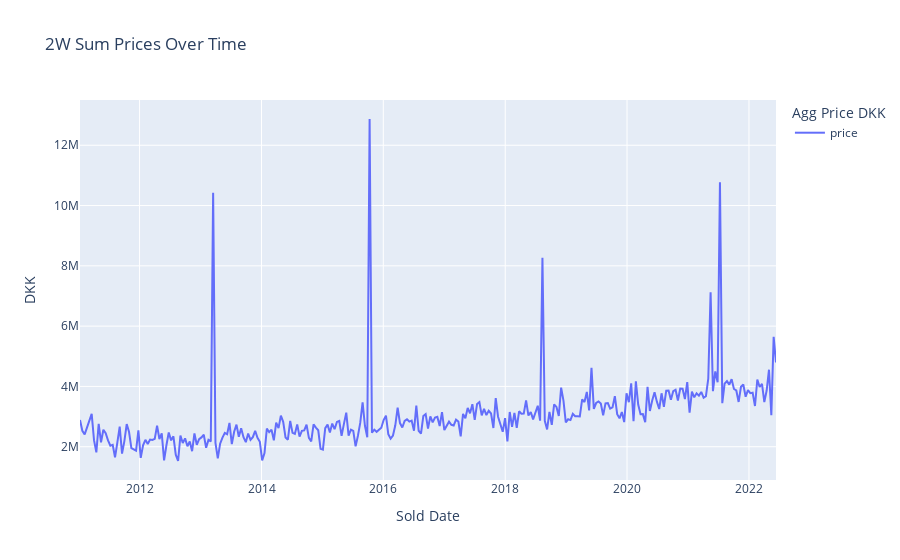

Notebook code for this chart:
### Code cell
dataf.set_index('solddate').plot(**plot_params)

### Figure 1 — Plotly figure (JSON) as saved in the notebook; plotly's stock layout.template omitted (floating-point values rounded to 4 significant figures; data arrays with more than 128 entries replaced by an {"elided": "..."} marker saying what was removed)
{"data": [{"hovertemplate": "Agg Price DKK=price<br>Sold Date=%{x}<br>DKK=%{y}<extra></extra>", "legendgroup": "price", "line": {"color": "#636efa", "dash": "solid"}, "marker": {"symbol": "circle"}, "mode": "lines", "name": "price", "orientation": "v", "showlegend": true, "type": "scatter", "x": {"elided": "299 str values"}, "xaxis": "x", "y": {"elided": "299 float values"}, "yaxis": "y"}], "layout": {"autosize": true, "legend": {"title": {"text": "Agg Price DKK"}, "tracegroupgap": 0}, "title": {"text": "2W Sum Prices Over Time"}, "xaxis": {"anchor": "y", "autorange": true, "domain": [0, 1], "range": ["2011-01-09", "2022-06-12"], "title": {"text": "Sold Date"}, "type": "date"}, "yaxis": {"anchor": "x", "autorange": true, "domain": [0, 1], "range": [896000.0, 13500000.0], "title": {"text": "DKK"}, "type": "linear"}}}
